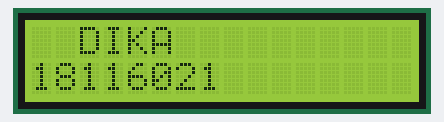
This sketch was run on a simulated Arduino Uno, built with avr-gcc and run on an emulated ATmega328P. Shown: 16×2 character LCD.

Above: at 0.19 s.
At 0.7 s:
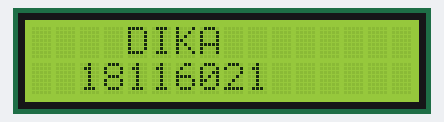
At 1.21 s:
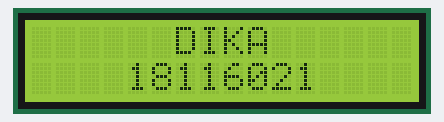
At 2.22 s:
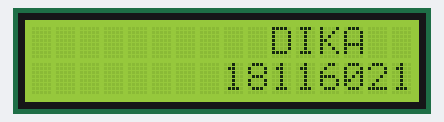
At 3.5 s:
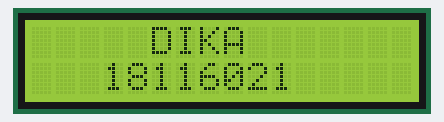
At 4.51 s:
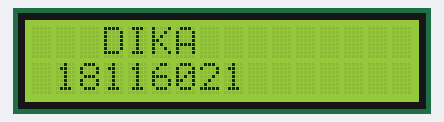

The sketch:

runningtext.ino
```cpp
#include <LiquidCrystal.h>

LiquidCrystal lcd(12, 11, 5, 4, 3, 2);

int i=0;

void setup() {
  lcd.begin(16, 2);
}

void loop() {
  lcd.clear();

  for (i=0; i<8; i++)
  {
    lcd.setCursor(i,0);
    lcd.print("  DIKA");
    lcd.setCursor(i,1);
    lcd.print("18116021");
    delay(250);
    lcd.clear();
  }
  for (i=8; i>0; i--)
  {
    lcd.setCursor(i,0);
    lcd.print("  DIKA");
    lcd.setCursor(i,1);
    lcd.print("18116021");
    delay(250);
    lcd.clear();
  }
}
 
```

Measured:
- by itself, everything shown: repeats every 4.1 s, in 16 steps
